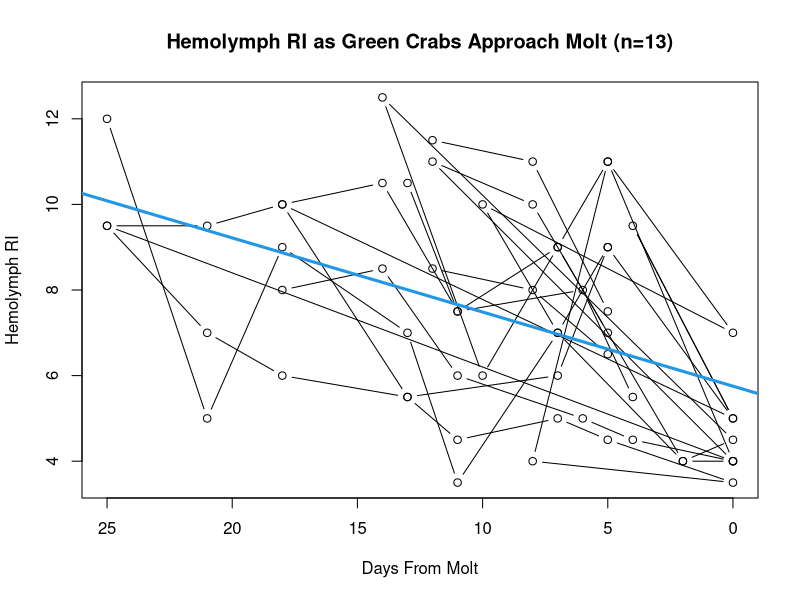
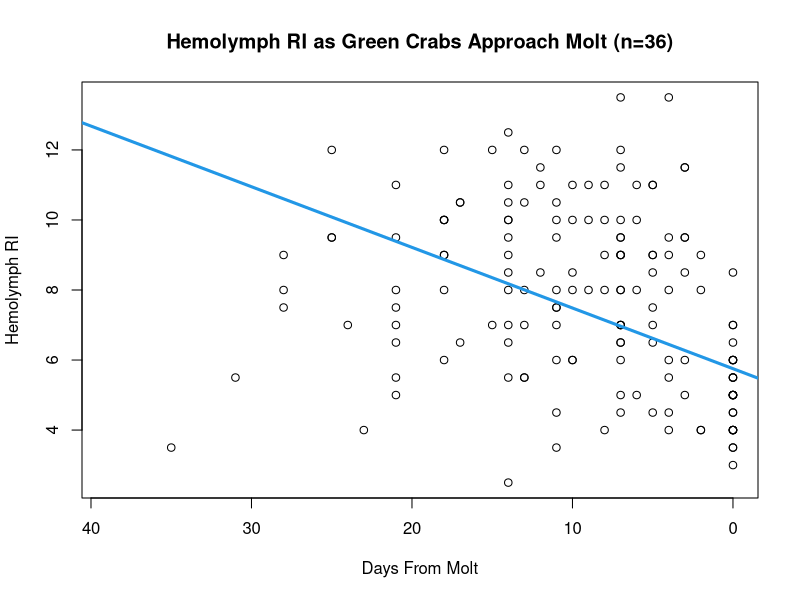
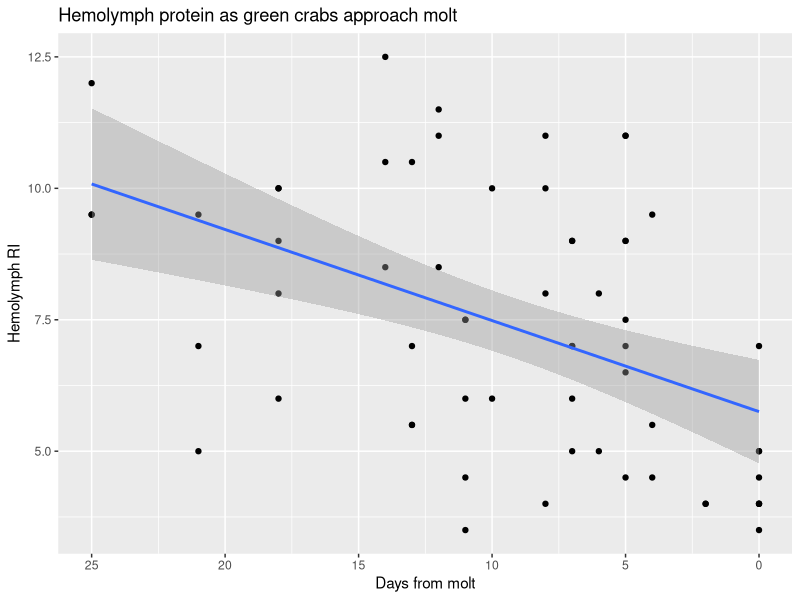
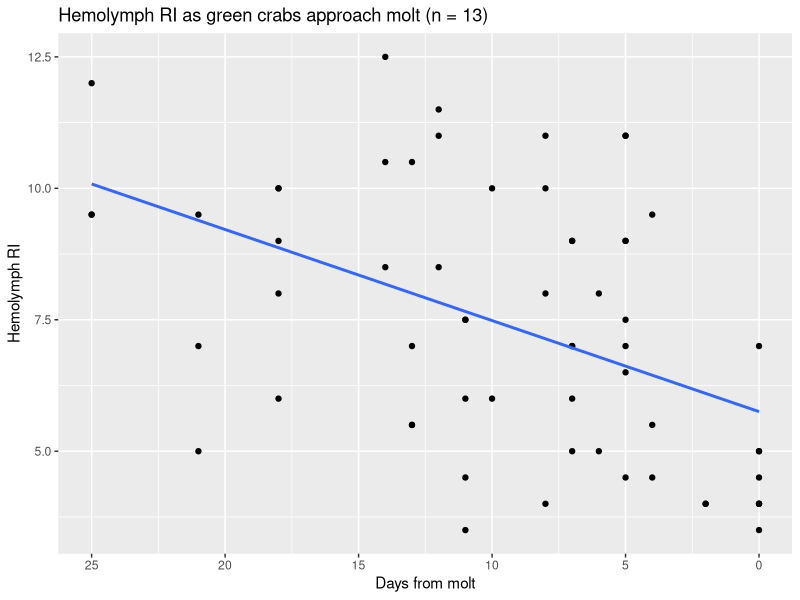
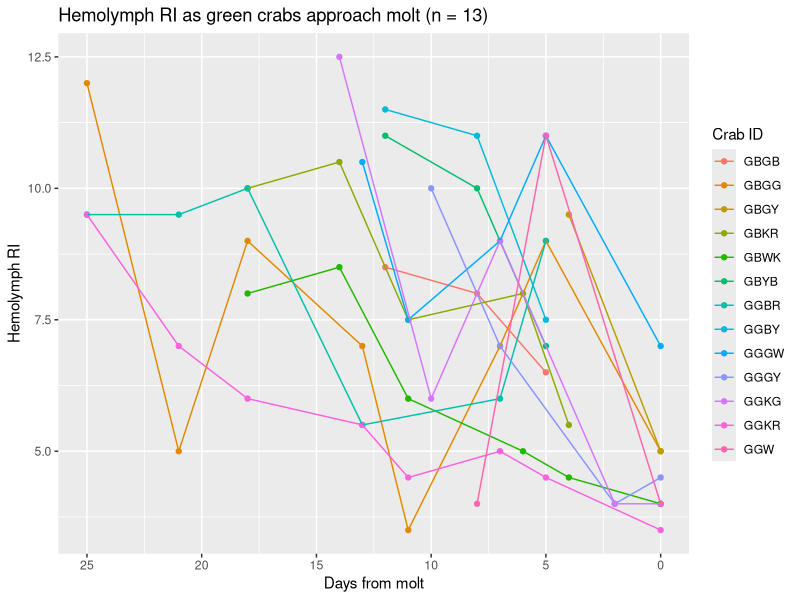
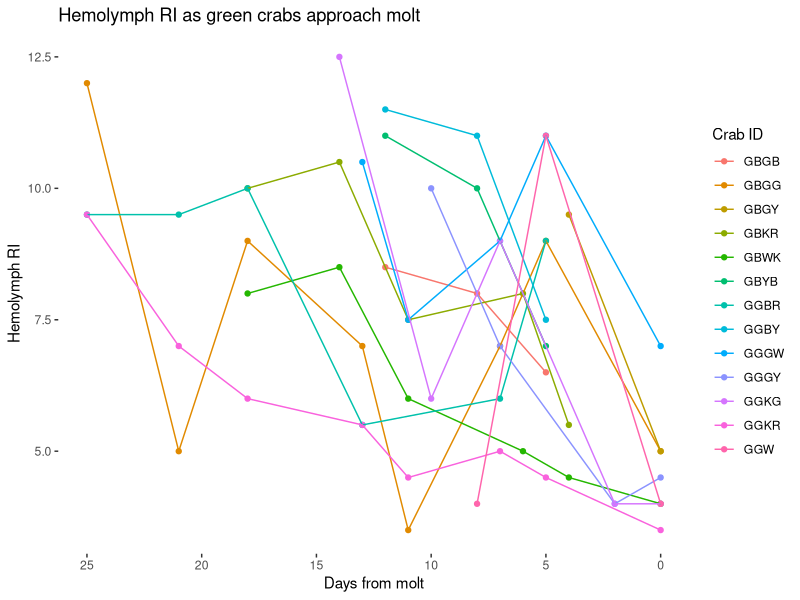
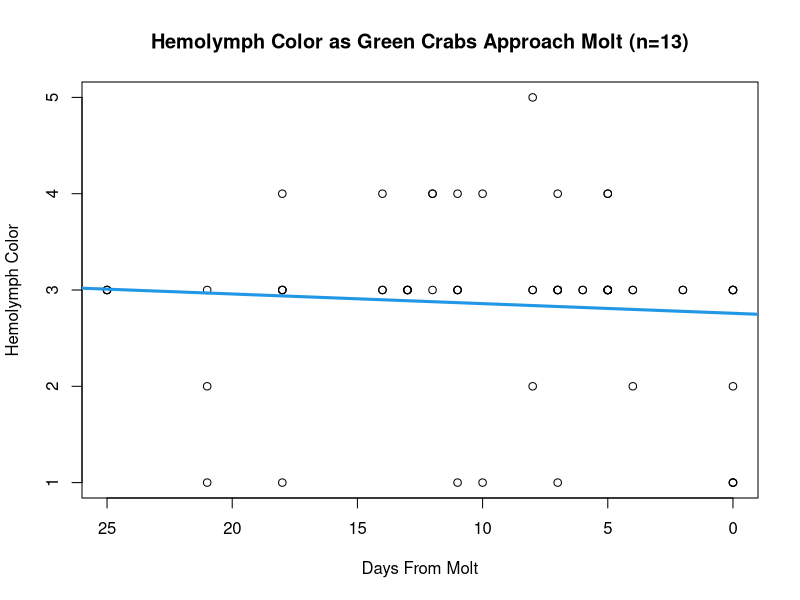
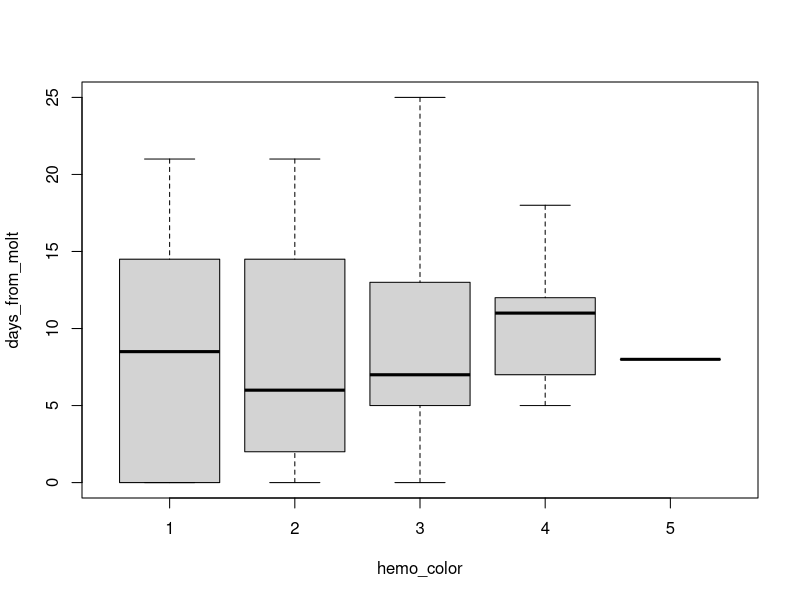

R code for these plots, in order:
## ---- chunk 1

molt_dat <- read.csv("../data/wl_molt_dat.csv")
# read in .csv
# contains information from WL 2022
# used for preliminary graphs

molt_dat_2 <- read.csv("../data/wl_cml_molt_dat.csv")
# read in updated .csv
# contains information from 2021, 2022, CML, and WL


library(dplyr)
library(car)
library(ggplot2)
# load relevant libraries for stats analysis
## ---- chunk 2

# 2022 WL crabs

plot(hemo_ri ~ days_from_molt, data = molt_dat,
     main = "Hemolymph RI as Green Crabs Approach Molt (n=13)",
     xlim = rev(range(days_from_molt)),
     xlab = "Days From Molt", 
     ylab = "Hemolymph RI",
     type = "b")
abline(lm (hemo_ri ~ days_from_molt, data = molt_dat), col = 4, lwd = 3)

# plots hemo ri vs days from molt for all 13 crabs
# need to reverse x axis to count down to molt
# appears to be downward trend in hemolymph RI as crabs approach molt
# need to investigate on an individual level
## ---- chunk 3
# WL and CML 2021-2022

plot(hemo_ri ~ days_from_molt, data = molt_dat_2,
     main = "Hemolymph RI as Green Crabs Approach Molt (n=36)",
     xlim = rev(range(days_from_molt)),
     xlab = "Days From Molt", 
     ylab = "Hemolymph RI")
abline(lm (hemo_ri ~ days_from_molt, data = molt_dat), col = 4, lwd = 3)

## ---- chunk 4

# WL 2022 data

molt_dat %>% 
        # pipes molt data into ggplot
  ggplot(aes(x = days_from_molt, y = hemo_ri)) + 
        # populates plot with hemo ri info and defines color with crab ID
    geom_point() + geom_smooth(method=lm) + 
        # specifies type of plot -- linear model with 95 percent confidence
        scale_x_reverse() + 
        # reverses x axis so information counts down to molt
        xlab("Days from molt") + 
        ylab ("Hemolymph RI") +
        ggtitle("Hemolymph protein as green crabs approach molt")
        # renames x and y labels and title

## ---- chunk 5

# WL 2022 data
molt_dat %>% 
        # pipes molt data into ggplot
  ggplot(aes(x = days_from_molt, y = hemo_ri)) + 
        # populates plot with hemo ri info and defines color with crab ID
    geom_point() + geom_smooth(method=lm, se=FALSE) + 
        # specifies type of plot -- linear model without confidence int
        scale_x_reverse() + 
        # reverses x axis so information counts down to molt
        xlab("Days from molt") + 
        ylab ("Hemolymph RI") +
        ggtitle("Hemolymph RI as green crabs approach molt (n = 13)")
        # renames x and y labels and title


## ---- chunk 6

# WL 2022 data

library(ggplot2)
library(dplyr)

molt_dat %>% 
        # pipes molt data into ggplot
  ggplot(aes(x = days_from_molt, y = hemo_ri, colour = crab_id)) + 
        # populates plot with hemo ri info and defines color with crab ID
    geom_point() + geom_line() + 
        # specifies type of plot - scatter linear plot with crab IDs
        scale_x_reverse() + 
        # reverses x axis so information counts down to molt
        xlab("Days from molt") + 
        ylab ("Hemolymph RI") +
        ggtitle("Hemolymph RI as green crabs approach molt (n = 13)") +
        # renames x and y labels and title
        labs(col = "Crab ID") 
        # changes legend title
## ---- chunk 7

# WL 2022 data

library(ggplot2)
library(dplyr)

molt_dat %>% 
        # pipes molt data into ggplot
  ggplot(aes(x = days_from_molt, y = hemo_ri, colour = crab_id)) + 
        # populates plot with hemo ri info and defines color with crab ID
    geom_point() + geom_line() +
        # specifies type of plot - scatter linear plot with crab ids
        scale_x_reverse() + 
        # reverses x axis so information counts down to molt
        xlab("Days from molt") + 
        ylab ("Hemolymph RI") +
        ggtitle("Hemolymph RI as green crabs approach molt") +
        # renames x and y labels and title
        labs(col = "Crab ID") + 
        # changes legend title
        theme(panel.grid.major = element_blank(),
              panel.grid.minor = element_blank(), 
              panel.background = element_blank())
        # removes background grid from plot

## ---- chunk 8

# WL 2022 data

ri_mod <- lm(hemo_ri ~ days_from_molt, data = molt_dat)
summary(ri_mod)
anova(ri_mod)
car::Anova(ri_mod, type = 3)

# linear models for significance testing 
# r square of 0.22 -- weak correlation

## ---- chunk 9
# CML WL all data

ri_mod <- lm(hemo_ri ~ days_from_molt, data = molt_dat_2)
summary(ri_mod)
anova(ri_mod)
car::Anova(ri_mod, type = 3)

# linear models for significance testing 
# r square of 0.22 -- weak correlation

## ---- chunk 10

# WL 2022 data

plot(hemo_color ~ days_from_molt, data = molt_dat,
     main = "Hemolymph Color as Green Crabs Approach Molt (n=13)",
     xlim = rev(range(days_from_molt)),
     xlab = "Days From Molt", 
     ylab = "Hemolymph Color")
abline(lm (hemo_color ~ days_from_molt, data = molt_dat), col = 4, lwd = 3)


boxplot(days_from_molt ~ hemo_color, data = molt_dat)

# plots hemo color vs days from molt for all 13 crabs
# need to reverse x axis to count down to molt
# doesn't appear to be strong trend or correlation

## ---- chunk 11

# WL 2022 data

library(ggplot2)
library(dplyr)

molt_dat %>% 
        # pipes molt data into ggplot
  ggplot(aes(x = days_from_molt, y = hemo_color, colour = crab_id)) + 
        # populates plot with hemo color info and defines color with crab ID
    geom_point() + geom_line() + 
        # specifies type of plot
        scale_x_reverse() + 
        # reverses x axis so information counts down to molt
        xlab("Days from molt") + 
        ylab ("Hemolymph Color") +
        ggtitle("Hemolymph color as green crabs approach molt (n = 13") +
        # renames x and y labels and title
        labs(col = "Crab ID") + # changes legend title
  theme(panel.grid.major = element_blank(),
              panel.grid.minor = element_blank(), 
              panel.background = element_blank())
        # removes background grid from plot
## ---- chunk 12

# WL 2022 data

col_mod <- lm(hemo_color ~ days_from_molt, data = molt_dat)
summary(col_mod)
anova(col_mod)
car::Anova(col_mod, type = 3)

# linear models for significance testing 

## ---- chunk 13

# WL 2022 data
# individual hemo color graphs over time

plot(hemo_color ~ days_from_molt, data = molt_dat,
     subset = crab_id == "GBGB",
     xlab = "Days From Molt", 
     ylab = "Hemolymph Color",
     type = "b")

plot(hemo_color ~ days_from_molt, data = molt_dat,
     subset = crab_id == "GBGG",
     xlab = "Days From Molt", 
     ylab = "Hemolymph Color",
     type = "b")

plot(hemo_color ~ days_from_molt, data = molt_dat,
     subset = crab_id == "GBGB",
     xlab = "Days From Molt", 
     ylab = "Hemolymph Color",
     type = "b")

plot(hemo_color ~ days_from_molt, data = molt_dat,
     subset = crab_id == "GBGY",
     xlab = "Days From Molt", 
     ylab = "Hemolymph Color",
     type = "b")

plot(hemo_color ~ days_from_molt, data = molt_dat,
     subset = crab_id == "GBKR",
     xlab = "Days From Molt", 
     ylab = "Hemolymph Color",
     type = "b")

plot(hemo_color ~ days_from_molt, data = molt_dat,
     subset = crab_id == "GBWK",
     xlab = "Days From Molt", 
     ylab = "Hemolymph Color",
     type = "b")

plot(hemo_color ~ days_from_molt, data = molt_dat,
     subset = crab_id == "GBYB",
     xlab = "Days From Molt", 
     ylab = "Hemolymph Color",
     type = "b")

plot(hemo_color ~ days_from_molt, data = molt_dat,
     subset = crab_id == "GGBR",
     xlab = "Days From Molt", 
     ylab = "Hemolymph Color",
     type = "b")

plot(hemo_color ~ days_from_molt, data = molt_dat,
     subset = crab_id == "GGBY",
     xlab = "Days From Molt", 
     ylab = "Hemolymph Color",
     type = "b")

plot(hemo_color ~ days_from_molt, data = molt_dat,
     subset = crab_id == "GGGW",
     xlab = "Days From Molt", 
     ylab = "Hemolymph Color",
     type = "b")

plot(hemo_color ~ days_from_molt, data = molt_dat,
     subset = crab_id == "GGGY",
     xlab = "Days From Molt", 
     ylab = "Hemolymph Color",
     type = "b")

plot(hemo_color ~ days_from_molt, data = molt_dat,
     subset = crab_id == "GGKG",
     xlab = "Days From Molt", 
     ylab = "Hemolymph Color",
     type = "b")

plot(hemo_color ~ days_from_molt, data = molt_dat,
     subset = crab_id == "GGKR",
     xlab = "Days From Molt", 
     ylab = "Hemolymph Color",
     type = "b")

plot(hemo_color ~ days_from_molt, data = molt_dat,
     subset = crab_id == "GGW",
     xlab = "Days From Molt", 
     ylab = "Hemolymph Color",
     type = "b")
## ---- chunk 14

# individual RI graphs over time
# appears that as crabs approach molt, RI decreases

plot(hemo_ri ~ days_from_molt, data = molt_dat,
     subset = crab_id == "GBGB",
     xlab = "Days From Molt",
     type = "b")

plot(hemo_ri ~ days_from_molt, data = molt_dat,
     subset = crab_id == "GBGG",
     xlab = "Days From Molt", 
     ylab = "Hemolymph RI",
     type = "b")

plot(hemo_ri ~ days_from_molt, data = molt_dat,
     subset = crab_id == "GBGB",
     xlab = "Days From Molt", 
     ylab = "Hemolymph RI",
     type = "b")

plot(hemo_ri ~ days_from_molt, data = molt_dat,
     subset = crab_id == "GBGY",
     xlab = "Days From Molt", 
     ylab = "Hemolymph RI",
     type = "b")

plot(hemo_ri ~ days_from_molt, data = molt_dat,
     subset = crab_id == "GBKR",
     xlab = "Days From Molt", 
     ylab = "Hemolymph RI",
     type = "b")

plot(hemo_ri ~ days_from_molt, data = molt_dat,
     subset = crab_id == "GBWK",
     xlab = "Days From Molt", 
     ylab = "Hemolymph RI",
     type = "b")

plot(hemo_ri ~ days_from_molt, data = molt_dat,
     subset = crab_id == "GBYB",
     xlab = "Days From Molt", 
     ylab = "Hemolymph RI",
     type = "b")

plot(hemo_ri ~ days_from_molt, data = molt_dat,
     subset = crab_id == "GGBR",
     xlab = "Days From Molt", 
     ylab = "Hemolymph RI",
     type = "b")

plot(hemo_ri ~ days_from_molt, data = molt_dat,
     subset = crab_id == "GGBY",
     xlab = "Days From Molt", 
     ylab = "Hemolymph RI",
     type = "b")

plot(hemo_ri ~ days_from_molt, data = molt_dat,
     subset = crab_id == "GGGW",
     xlab = "Days From Molt", 
     ylab = "Hemolymph RI",
     type = "b")

plot(hemo_ri ~ days_from_molt, data = molt_dat,
     subset = crab_id == "GGGY",
     xlab = "Days From Molt", 
     ylab = "Hemolymph RI",
     type = "b")

plot(hemo_ri ~ days_from_molt, data = molt_dat,
     subset = crab_id == "GGKG",
     xlab = "Days From Molt", 
     ylab = "Hemolymph RI",
     type = "b")

plot(hemo_ri ~ days_from_molt, data = molt_dat,
     subset = crab_id == "GGKR",
     xlab = "Days From Molt", 
     ylab = "Hemolymph RI",
     type = "b")

plot(hemo_ri ~ days_from_molt, data = molt_dat,
     subset = crab_id == "GGW",
     xlab = "Days From Molt", 
     ylab = "Hemolymph RI",
     type = "b")
